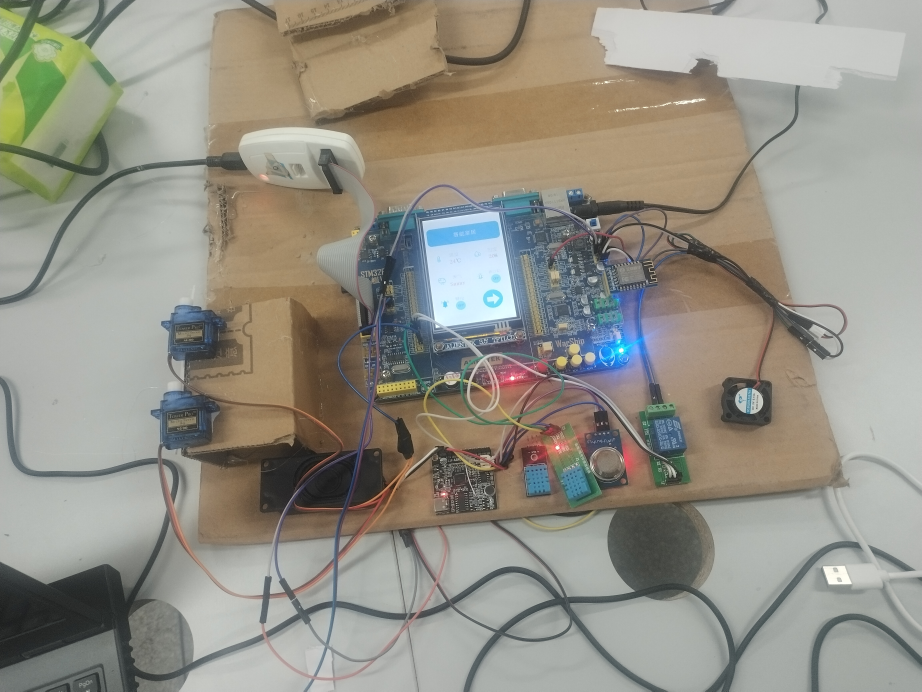
#> input picture STM32/smart_house/smart_house.jpg, 4608 x 3456 px, given in place of smart_house.jpg.jpg, which was not available (shown at 1/5 size)
$ python OnePicture.py
#> lines starting #> are read from the running program, lines starting #| are printed output that depends on the picture; after the words box and inside, x2 and y2 are one past the last pixel; in counts of white or black regions, pixels touching at a corner belong together; pictures that were not available may be replaced by others from this repository, and a replacement may not be noted
#> the answer given: ../../../STM32/smart_house/smart_house.jpg
import cv2
import os
import struct

def pictureBinary(name):
    filename='./'+ name +'.bmp'
    if not os.path.isfile(filename):
        img=cv2.imread("./"+name+".jpg",0)
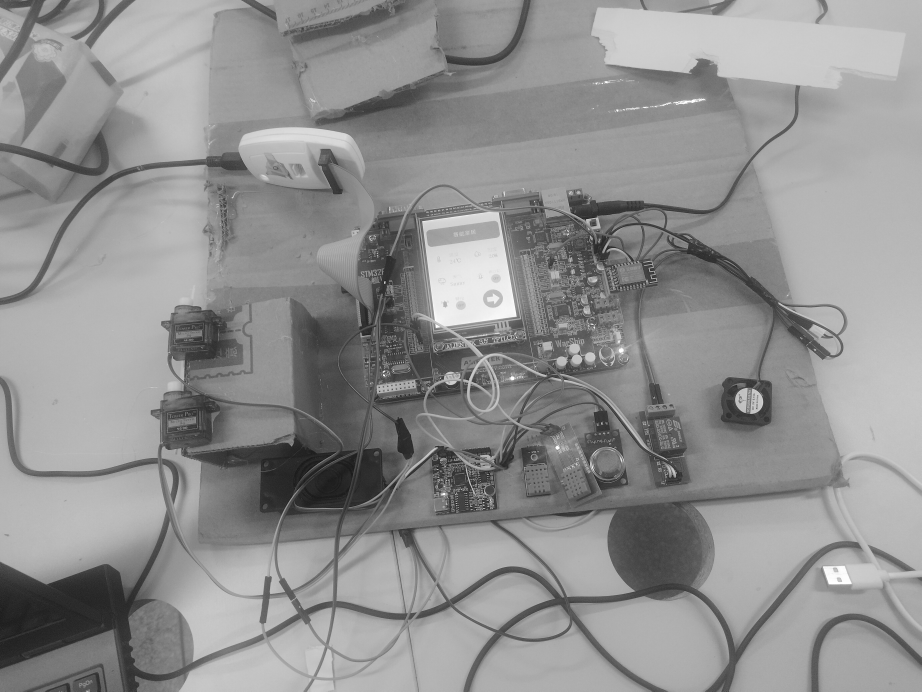
#> img: shape (3456, 4608) (shown at 1/5 size); min 0, max 255, mean 144.3
        img_shape=img.shape
#> img_shape = (3456, 4608)
        width=int(img_shape[0]*(64.0/img_shape[1]))
#> width = 48
        height=64
        newImg=cv2.resize(img,(128,64))
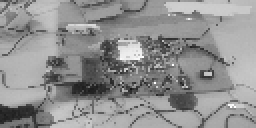
#> newImg: shape (64, 128) (shown 2 times larger); min 20, max 255, mean 144.6
        (ret,th)=cv2.threshold(newImg,127,255,cv2.THRESH_BINARY)
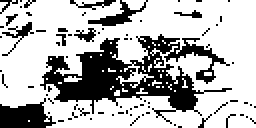
#> th: shape (64, 128) (shown 2 times larger); 70.7% white; 76 black regions (69 under 20 px), largest, box (x1, y1, x2, y2) and area: (20, 17, 116, 62) 1618, (0, 49, 28, 64) 269, (44, 0, 74, 13) 119
        cv2.imwrite(filename,th)
        print(filename)
    else:
        print(filename+"已存在")

def createBin(name):
    filename="./"+name+".bmp"
    img=cv2.imread(filename)
    file =  open("./"+name+".bin",'ab')
    for height in range(0,64):
        container=0
        count=0
        for width in range(0,128):
            count+=1
            if count==8:
                container=(container+int(bool(img[height,width][1])))
            if count<8:
                container=(container+int(bool(img[height,width][1])))<<1
            else:
                s = struct.pack('B',int(container))#转换为字节流字符串，B代表unsigned char
                file.write(s)
                print(hex(int(container))[2:].zfill(2),end="")
                count=0
                container=0

        print("")
    #os.system("cls")

if __name__=="__main__":
    filename=input("输入文件名(去掉.jpg后缀)")
    pictureBinary(filename)
    createBin(filename)
